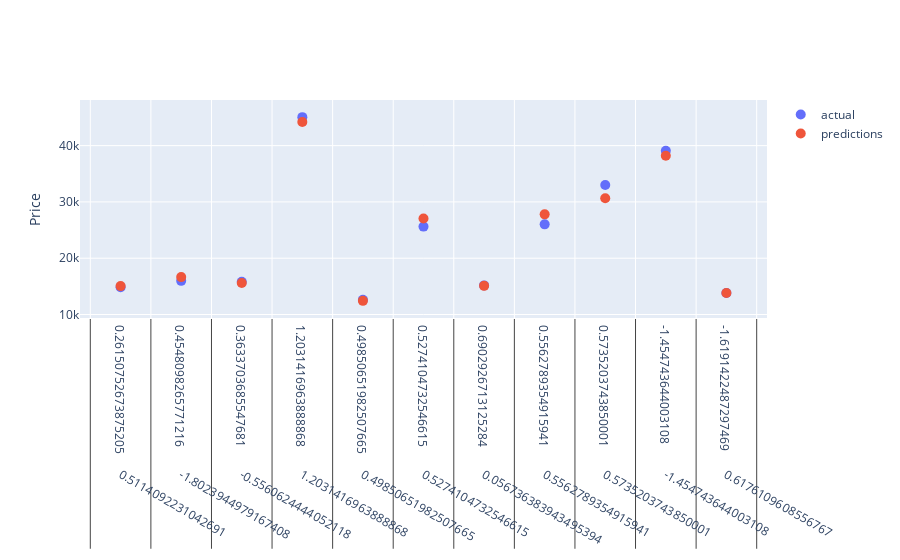

The code cell stored with this chart in its notebook:
### Markdown cell above
Above, we can see the results of RFE, in which 5 features are chosen: mileage, make, model, trim, and liter.

### Code cell
fig = go.Figure()
count = 20
fig.add_trace(go.Scatter(x = X_test[:count], y = y_test[:count], mode = 'markers', name = 'actual', marker=dict(size=10,color=1)))
fig.add_trace(go.Scatter(x = X_test[:count], y = yhat[:count], mode = 'markers', name = 'predictions', marker=dict(size=10,color=3)))
fig.update_layout( yaxis_title = 'Price')

### Figure 1 — Plotly figure (JSON) as saved in the notebook; plotly's stock layout.template omitted (floating-point values rounded to 4 significant figures; data arrays with more than 128 entries replaced by an {"elided": "..."} marker saying what was removed)
{"data": [{"marker": {"color": 1, "size": 10}, "mode": "markers", "name": "actual", "type": "scatter", "x": {"elided": "20x11 float values"}, "y": [14860.0, 15980.0, 15800.0, 45060.0, 12630.0, 25620.0, 15170.0, 26010.0, 33010.0, 39070.0, 13810.0, 20680.0, 19770.0, 32750.0, 25960.0, 16260.0, 24850.0, 21610.0, 21230.0, 14400.0]}, {"marker": {"color": 3, "size": 10}, "mode": "markers", "name": "predictions", "type": "scatter", "x": {"elided": "20x11 float values"}, "y": [15050.0, 16640.0, 15590.0, 44210.0, 12430.0, 27060.0, 15090.0, 27790.0, 30660.0, 38210.0, 13830.0, 20540.0, 19340.0, 33180.0, 27280.0, 16640.0, 25150.0, 23100.0, 20540.0, 14910.0]}], "layout": {"autosize": true, "xaxis": {"autorange": true, "range": [-0.6335, 10.63], "type": "multicategory"}, "yaxis": {"autorange": true, "range": [6352.0, 51140.0], "title": {"text": "Price"}, "type": "linear"}}}
